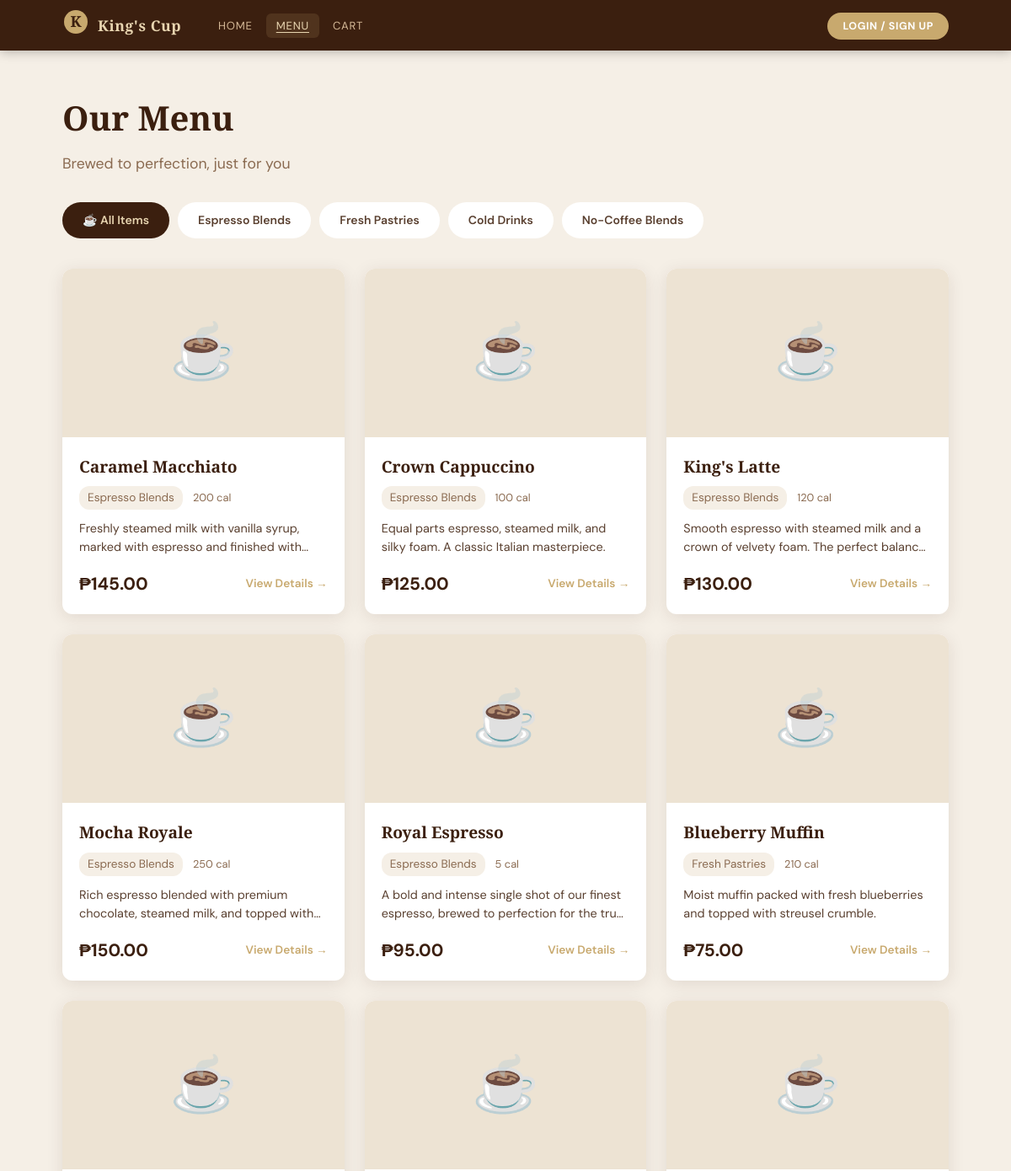
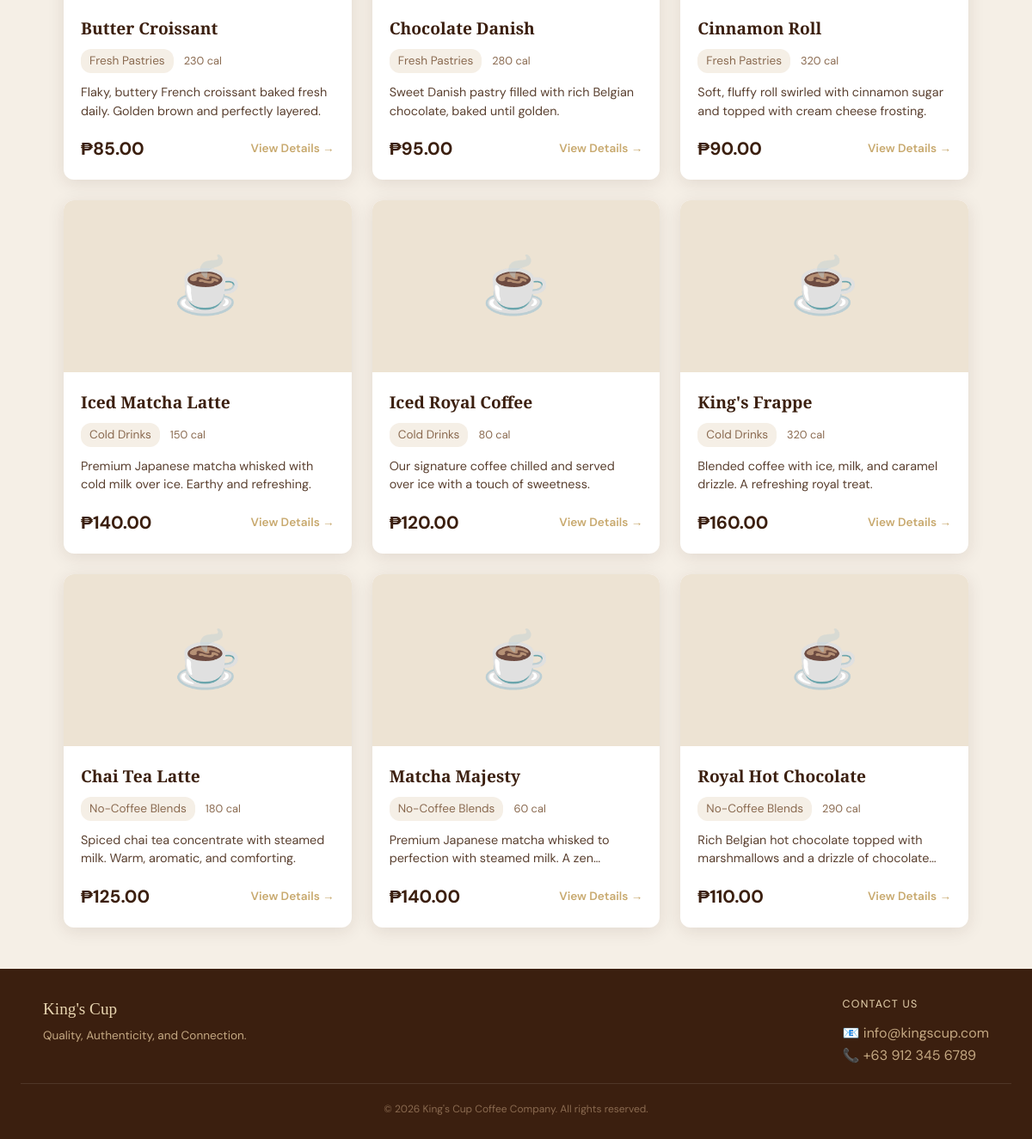
The app's page /customer/menu.php with its own data (2 pictures, top to bottom).
### tables this page shows
CREATE TABLE categories (
    id INT AUTO_INCREMENT PRIMARY KEY,
    name VARCHAR(100) NOT NULL,
    slug VARCHAR(100) NOT NULL UNIQUE,
    description TEXT DEFAULT NULL,
    sort_order INT DEFAULT 0,
    created_at TIMESTAMP DEFAULT CURRENT_TIMESTAMP
);

CREATE TABLE products (
    id INT AUTO_INCREMENT PRIMARY KEY,
    category_id INT NOT NULL,
    name VARCHAR(150) NOT NULL,
    description TEXT DEFAULT NULL,
    price DECIMAL(10,2) NOT NULL,
    image_url VARCHAR(500) DEFAULT NULL,
    calories INT DEFAULT NULL,
    stock INT DEFAULT 0,
    status ENUM('In Stock', 'Low Stock', 'Out of Stock') DEFAULT 'In Stock',
    is_available TINYINT(1) DEFAULT 1,
    created_at TIMESTAMP DEFAULT CURRENT_TIMESTAMP,
    updated_at TIMESTAMP DEFAULT CURRENT_TIMESTAMP ON UPDATE CURRENT_TIMESTAMP,
    FOREIGN KEY (category_id) REFERENCES categories(id) ON DELETE CASCADE
);

### includes/functions.php (called while the page is built, shortened)
<?php
require_once __DIR__ . '/config.php';
require_once __DIR__ . '/database.php';
function is_logged_in(): bool {
    return !empty($_SESSION['user_id']);
}
function h(string $s): string {
    return htmlspecialchars($s, ENT_QUOTES | ENT_SUBSTITUTE, 'UTF-8');
}
function sanitize_string(string $s): string {
    return trim(strip_tags($s));
}

### includes/config.php (called while the page is built, shortened)
<?php
function get_db(): PDO {
    static $pdo = null;
    if ($pdo === null) {
        $dsn = sprintf('mysql:host=%s;dbname=%s;charset=%s;port=3306', DB_HOST, DB_NAME, DB_CHARSET);
        $options = [
            PDO::ATTR_ERRMODE            => PDO::ERRMODE_EXCEPTION,
            PDO::ATTR_DEFAULT_FETCH_MODE => PDO::FETCH_ASSOC,
            PDO::ATTR_EMULATE_PREPARES   => false,
            PDO::ATTR_TIMEOUT            => 5,
        ];
        try {
            $pdo = new PDO($dsn, DB_USER, DB_PASS, $options);
        } catch (PDOException $e) {
            if (APP_ENV === 'development') {
                die('
                <div style="background:#FEE2E2; color:#991B1B; padding:20px; margin:20px; border-radius:8px; font-family:sans-serif;">
                    <h2>❌ Database Connection Failed</h2>
                    <p><strong>Error:</strong> ' . htmlspecialchars($e->getMessage()) . '</p>
                    <p><strong>Please check:</strong></p>
                    <ol>
                        <li>Is MySQL running in XAMPP Control Panel?</li>
                        <li>Did you create the database "kingscup_db"?</li>
                        <li>Did you import database.sql into phpMyAdmin?</li>
                    </ol>
                    <p><strong>Quick Fix:</strong></p>
                    <ol>
                        <li>Open XAMPP Control Panel</li>
                        <li>Click <strong>Start</strong> next to MySQL</li>
                        <li>Open http://localhost/phpmyadmin</li>
                        <li>Create database: <strong>kingscup_db</strong></li>
                        <li>Import the <strong>database.sql</strong> file</li>
                    </ol>
                </div>
                ');
            } else {
                die('A database error occurred. Please try again later.');
            }
        }
    }
    return $pdo;
}

### includes/database.php (called while the page is built, shortened)
<?php
require_once __DIR__ . '/config.php';
function db_query(string $sql, array $params = []): PDOStatement {
    $stmt = get_db()->prepare($sql);
    $stmt->execute($params);
    return $stmt;
}
function db_fetch_all(string $sql, array $params = []): array {
    return db_query($sql, $params)->fetchAll();
}

### customer/menu.php (the view, shortened to what this page needs)
<?php
require_once __DIR__ . '/../includes/functions.php';
$categories = db_fetch_all('SELECT * FROM categories ORDER BY sort_order ASC');
$active_slug = sanitize_string($_GET['cat'] ?? 'all');
if ($active_slug === 'all') {
    $products = db_fetch_all(
        'SELECT p.*, c.name AS cat_name, c.slug AS cat_slug
         FROM products p
         JOIN categories c ON c.id = p.category_id
         WHERE p.is_available = 1
         ORDER BY c.sort_order, p.name'
    );
}
require_once __DIR__ . '/../includes/header.php';
?>
<div style="max-width: 1100px; margin: 0 auto; padding: 48px 24px;">
    <div style="margin-bottom: 32px;">
        <h1 style="font-family: 'Playfair Display', serif; font-size: 2.5rem; color: var(--brown-dark); margin-bottom: 8px;">
            Our Menu
        </h1>
        <p style="color: var(--text-light); font-size: 1.1rem;">
            Brewed to perfection, just for you
        </p>
    </div>
    <div style="display: flex; gap: 10px; flex-wrap: wrap; margin-bottom: 36px;">
        <a href="menu.php?cat=all"
           style="padding: 10px 24px; border-radius: 25px; font-size: 14px; font-weight: 600;
                  text-decoration: none; transition: all 0.2s ease; display: inline-block;
                  <?= $active_slug === 'all'
                      ? 'background: var(--brown-dark); color: var(--gold-light);'
                      : 'background: var(--white); color: var(--text-mid); border: 2px solid var(--border);' ?>">
            ☕ All Items
        </a>
        <?php foreach ($categories as $cat): ?>
        <a href="menu.php?cat=<?= h($cat['slug']) ?>"
           style="padding: 10px 24px; border-radius: 25px; font-size: 14px; font-weight: 600;
                  text-decoration: none; transition: all 0.2s ease; display: inline-block;
                  <?= $active_slug === $cat['slug']
                      ? 'background: var(--brown-dark); color: var(--gold-light);'
                      : 'background: var(--white); color: var(--text-mid); border: 2px solid var(--border);' ?>">
            <?= h($cat['name']) ?>
        </a>
        <?php endforeach; ?>
    </div>
    <?php if (empty($products)): ?>
        <div style="text-align: center; padding: 80px 0;">
            <div style="font-size: 4rem; margin-bottom: 16px;">🍵</div>
            <h2 style="font-family: 'Playfair Display', serif; color: var(--text-light); margin-bottom: 12px;">
                No items found
            </h2>
            <p style="color: var(--text-light); margin-bottom: 24px;">
                No products available in this category yet.
            </p>
            <a href="menu.php?cat=all" style="display: inline-block; background: var(--brown-dark); color: var(--white);
               padding: 12px 28px; border-radius: 8px; text-decoration: none; font-weight: 600; transition: background 0.2s;">
                View All Items
            </a>
        </div>
    <?php else: ?>
        <div style="display: grid; grid-template-columns: repeat(auto-fill, minmax(280px, 1fr)); gap: 24px;">
            <?php foreach ($products as $p): ?>
            <a href="product.php?id=<?= $p['id'] ?>"
               style="background: var(--white); border-radius: 12px; overflow: hidden;
                      box-shadow: 0 4px 20px rgba(59,31,14,0.1); text-decoration: none;
                      color: inherit; transition: all 0.3s ease; display: block;"
               onmouseover="this.style.transform='translateY(-5px)'; this.style.boxShadow='0 8px 30px rgba(59,31,14,0.18)'"
               onmouseout="this.style.transform=''; this.style.boxShadow='0 4px 20px rgba(59,31,14,0.1)'">
                <div style="width: 100%; height: 200px; overflow: hidden; background: var(--cream-dark);
                            display: flex; align-items: center; justify-content: center;">
                    <?php if ($p['image_url']): ?>
                        <img src="../assets/<?= h($p['image_url']) ?>"
                             alt="<?= h($p['name']) ?>"
                             style="width: 100%; height: 100%; object-fit: cover;"
                             onerror="this.style.display='none'; this.nextElementSibling.style.display='flex';">
                        <span style="display: none; font-size: 4rem;">☕</span>
                    <?php else: ?>
                        <span style="font-size: 4rem;">☕</span>
                    <?php endif; ?>
                </div>
                <div style="padding: 20px;">
                    <div style="display: flex; justify-content: space-between; align-items: start; margin-bottom: 8px;">
                        <h3 style="font-family: 'Playfair Display', serif; font-size: 1.2rem; color: var(--brown-dark);
                                   margin: 0; flex: 1;">
                            <?= h($p['name']) ?>
                        </h3>
                    </div>
                    <div style="display: flex; align-items: center; gap: 12px; margin-bottom: 12px;">
                        <span style="font-size: 0.85rem; color: var(--text-light); background: var(--cream);
                                     padding: 3px 10px; border-radius: 12px;">
                            <?= h($p['cat_name']) ?>
                        </span>
                        <?php if ($p['calories']): ?>
                            <span style="font-size: 0.8rem; color: var(--text-light);">
                                <?= $p['calories'] ?> cal
                            </span>
                        <?php endif; ?>
                    </div>
                    <?php if ($p['description']): ?>
                        <p style="font-size: 0.9rem; color: var(--text-mid); line-height: 1.5;
                                  margin-bottom: 16px; display: -webkit-box; -webkit-line-clamp: 2;
                                  -webkit-box-orient: vertical; overflow: hidden;">
                            <?= h($p['description']) ?>
                        </p>
                    <?php endif; ?>
                    <div style="display: flex; justify-content: space-between; align-items: center;">
                        <span style="font-size: 1.3rem; font-weight: 700; color: var(--brown-dark);">
                            ₱<?= number_format($p['price'], 2) ?>
                        </span>
                        <span style="font-size: 0.85rem; color: var(--gold); font-weight: 600;">
                            View Details →
                        </span>
                    </div>
                </div>
            </a>
            <?php endforeach; ?>
        </div>
    <?php endif; ?>
</div>
<?php require_once __DIR__ . '/../includes/footer.php'; ?>

### includes/header.php (shortened to what this page needs)
<?php
require_once __DIR__ . '/functions.php';
$current_page = basename($_SERVER['PHP_SELF'], '.php');
$cart_count   = cart_count();
$user         = current_user();
?>
<!DOCTYPE html>
<html lang="en">
<head>
    <link rel="stylesheet" href="<?= ASSETS_URL ?>/css/style.css">
</head>
<body>
<nav class="navbar">
    <div class="nav-inner">
        <a href="<?= APP_URL ?>/customer/index.php" class="nav-logo">
            <span class="logo-icon">
                <svg width="32" height="32" viewBox="0 0 32 32">
                    <circle cx="16" cy="16" r="14" fill="#C8A96E"/>
                    <text x="16" y="22" text-anchor="middle" fill="#3B1F0F" font-family="'Playfair Display', serif" font-size="18" font-weight="700">K</text>
                </svg>
            </span>
            <span class="logo-text">King's Cup</span>
        </a>
        <ul class="nav-links" id="nav-links">
            <li><a href="<?= APP_URL ?>/customer/index.php" class="<?= $current_page === 'index' ? 'active' : '' ?>">Home</a></li>
            <li><a href="<?= APP_URL ?>/customer/menu.php" class="<?= $current_page === 'menu' ? 'active' : '' ?>">Menu</a></li>
            <li>
                <a href="<?= APP_URL ?>/customer/cart.php" class="<?= $current_page === 'cart' ? 'active' : '' ?>">
                    Cart <?php if ($cart_count > 0): ?><span style="background:#C8A96E;color:#3B1F0F;padding:2px 8px;border-radius:12px;font-size:12px;"><?= $cart_count ?></span><?php endif; ?>
                </a>
            </li>
        </ul>
        <div class="nav-actions">
            <?php if (is_logged_in()): ?>
                <div class="user-menu">
                    <button class="user-menu-btn" id="userMenuBtn">
                        👤 <?= h($user['username']) ?> ▾
                    </button>
                    <div class="user-dropdown" id="userDropdown">
                        <a href="<?= APP_URL ?>/customer/profile.php">Edit Profile</a>
                        <a href="<?= APP_URL ?>/customer/orders.php">Order History</a>
                        <?php if (is_admin()): ?>
                            <a href="<?= APP_URL ?>/admin/dashboard.php">Admin Panel</a>
                        <?php endif; ?>
                        <a href="<?= APP_URL ?>/customer/logout.php">Logout</a>
                    </div>
                </div>
            <?php else: ?>
                <a href="<?= APP_URL ?>/customer/login.php" class="btn-login">Login / Sign Up</a>
            <?php endif; ?>
        </div>
    </div>
</nav>
<main class="main-content">

### includes/footer.php (shortened to what this page needs)
</main>
<footer class="footer">
    <div class="footer-inner container">
        <div class="footer-brand">
            <p class="footer-title">King's Cup</p>
            <p class="footer-tagline">Quality, Authenticity, and Connection.</p>
        </div>
        <div class="footer-contact">
            <p class="footer-label">Contact us</p>
            <p>📧 <a href="mailto:info@kingscup.com">info@kingscup.com</a></p>
            <p>📞 +63 912 345 6789</p>
        </div>
    </div>
    <div class="footer-bottom">
        <p>&copy; <?= date('Y') ?> King's Cup Coffee Company. All rights reserved.</p>
    </div>
</footer>
</body>
</html>

### assets/css/style.css (style rules this page uses)
:root { --brown-dark: #3B1F0F; --brown-mid: #5C2E0E; --gold: #C8A96E; --gold-light: #E8D5B0; --cream: #F5EFE6; --cream-dark: #EDE3D3; --white: #FFFFFF; --text-dark: #2C1A0E; --text-mid: #5A4030; --text-light: #8A6A50; --font-display: 'Playfair Display', Georgia, serif; --font-body: 'DM Sans', sans-serif; --radius: 12px; --shadow: 0 4px 24px rgba(59,31,14,0.12); --transition: 0.25s ease; }
*, *::before, *::after { box-sizing: border-box; margin: 0; padding: 0; }
html { scroll-behavior: smooth; }
body { font-family: var(--font-body); background: var(--cream); color: var(--text-dark); line-height: 1.6; min-height: 100vh; }
a { text-decoration: none; color: inherit; }
ul { list-style: none; }
.navbar { background: var(--brown-dark); position: sticky; top: 0; z-index: 100; box-shadow: 0 2px 12px rgba(0,0,0,0.25); }
.nav-inner { max-width: 1100px; margin: 0 auto; padding: 0 24px; height: 60px; display: flex; align-items: center; gap: 32px; }
.nav-logo { display: flex; align-items: center; gap: 10px; flex-shrink: 0; transition: opacity var(--transition); }
.logo-text { font-family: var(--font-display); font-size: 1.1rem; font-weight: 700; color: var(--gold-light); letter-spacing: 0.03em; }
.nav-links { display: flex; gap: 4px; margin-right: auto; }
.nav-links a { color: #D4B896; font-size: 0.82rem; font-weight: 400; letter-spacing: 0.06em; text-transform: uppercase; padding: 6px 12px; border-radius: 6px; transition: color var(--transition), background var(--transition); }
.nav-links a:hover, .nav-links a.active { color: var(--white); background: rgba(200,169,110,0.15); }
.nav-links a.active { color: var(--gold-light); text-decoration: underline; text-underline-offset: 3px; }
.btn-login { background: var(--gold); color: var(--white); font-size: 0.78rem; font-weight: 700; letter-spacing: 0.05em; text-transform: uppercase; padding: 8px 18px; border-radius: 20px; white-space: nowrap; transition: background var(--transition), transform var(--transition); }
.nav-actions { flex-shrink: 0; }
.footer { background: var(--brown-dark); color: #C4A882; padding: 32px 24px 24px; margin-top: auto; }
.footer-inner { max-width: 1100px; margin: 0 auto; display: flex; justify-content: space-between; flex-wrap: wrap; gap: 24px; }
.footer-title { font-family: var(--font-display); font-size: 1.2rem; color: var(--gold-light); margin-bottom: 4px; }
.footer-tagline { font-size: 0.85rem; }
.footer-label { font-size: 0.78rem; letter-spacing: 0.1em; text-transform: uppercase; color: var(--gold-light); margin-bottom: 10px; }
.footer-contact a { color: #C4A882; }
.footer-bottom { text-align: center; font-size: 0.75rem; color: #8A6A50; margin-top: 20px; padding-top: 20px; border-top: 1px solid rgba(255,255,255,0.1); }

### records on screen
categories: name "Espresso Blends"
categories: name "Fresh Pastries"
categories: name "Cold Drinks"
categories: name "No-Coffee Blends"
products: name "Caramel Macchiato", category.name "Espresso Blends", calories "200", description "Freshly steamed milk with vanilla syrup, marked with espresso and finished…", price "145.00"
products: name "Crown Cappuccino", category.name "Espresso Blends", calories "100", description "Equal parts espresso, steamed milk, and silky foam. A classic Italian masterpiece.", price "125.00"
products: name "King's Latte", category.name "Espresso Blends", calories "120", description "Smooth espresso with steamed milk and a crown of velvety foam. The perfect…", price "130.00"
products: name "Mocha Royale", category.name "Espresso Blends", calories "250", description "Rich espresso blended with premium chocolate, steamed milk, and topped…", price "150.00"
products: name "Royal Espresso", category.name "Espresso Blends", calories "5", description "A bold and intense single shot of our finest espresso, brewed to perfection for the…", price "95.00"
products: name "Blueberry Muffin", category.name "Fresh Pastries", calories "210", description "Moist muffin packed with fresh blueberries and topped with streusel crumble.", price "75.00"
products: name "Butter Croissant", category.name "Fresh Pastries", calories "230", description "Flaky, buttery French croissant baked fresh daily. Golden brown and perfectly layered.", price "85.00"
products: name "Chocolate Danish", category.name "Fresh Pastries", calories "280", description "Sweet Danish pastry filled with rich Belgian chocolate, baked until golden.", price "95.00"
products: name "Cinnamon Roll", category.name "Fresh Pastries", calories "320", description "Soft, fluffy roll swirled with cinnamon sugar and topped with cream cheese frosting.", price "90.00"
products: name "Iced Matcha Latte", category.name "Cold Drinks", calories "150", description "Premium Japanese matcha whisked with cold milk over ice. Earthy and refreshing.", price "140.00"
products: name "Iced Royal Coffee", category.name "Cold Drinks", calories "80", description "Our signature coffee chilled and served over ice with a touch of sweetness.", price "120.00"
products: name "King's Frappe", category.name "Cold Drinks", calories "320", description "Blended coffee with ice, milk, and caramel drizzle. A refreshing royal treat.", price "160.00"
products: name "Chai Tea Latte", category.name "No-Coffee Blends", calories "180", description "Spiced chai tea concentrate with steamed milk. Warm, aromatic, and comforting.", price "125.00"
products: name "Matcha Majesty", category.name "No-Coffee Blends", calories "60", description "Premium Japanese matcha whisked to perfection with steamed milk. A…", price "140.00"
products: name "Royal Hot Chocolate", category.name "No-Coffee Blends", calories "290", description "Rich Belgian hot chocolate topped with marshmallows and a drizzle of…", price "110.00"
